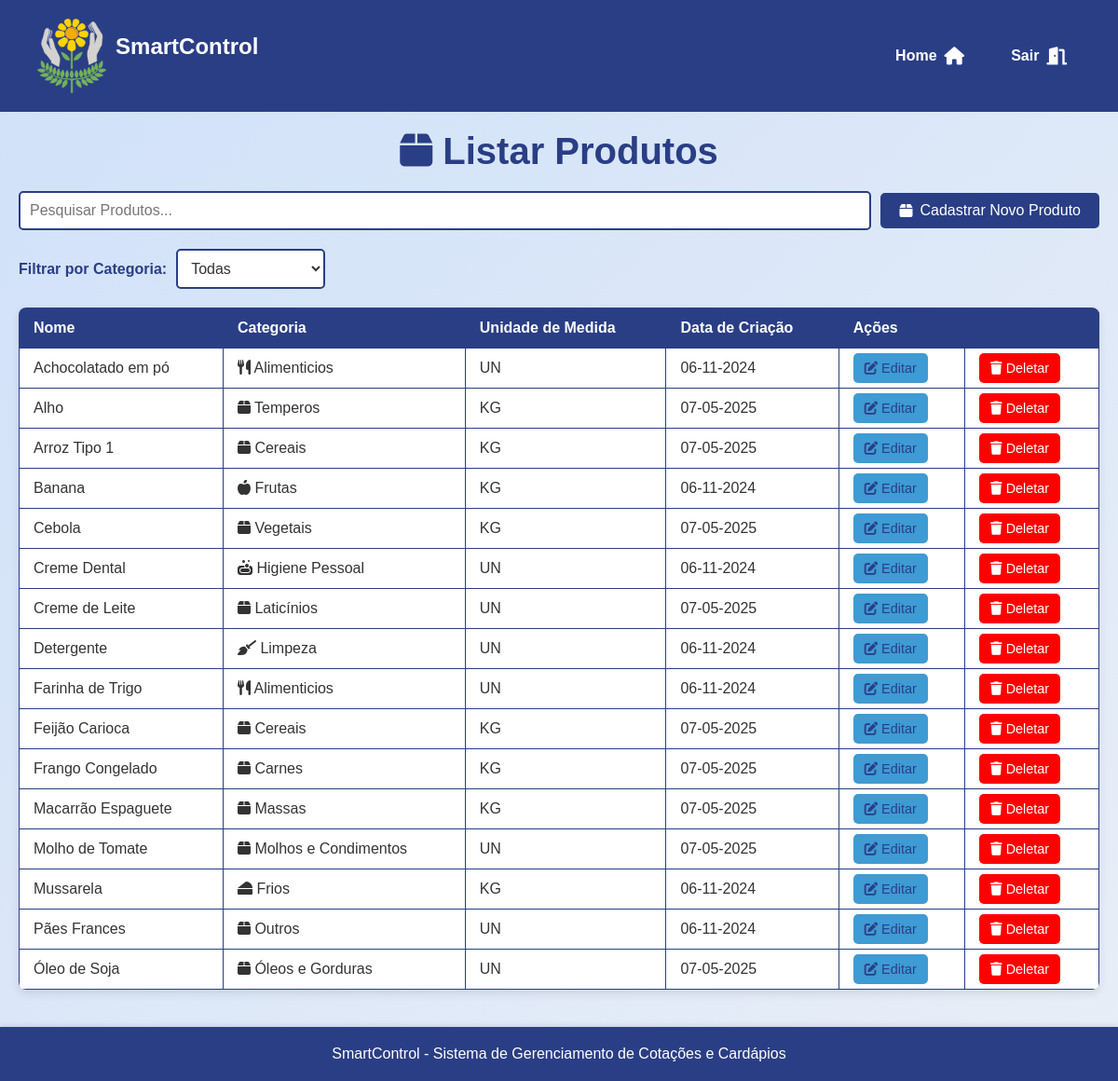
Page /assets/view/pages/produto/listarProduto/listarProduto.php (signed in) on the committed database.
### tables this page shows
CREATE TABLE `produtos` (
  `id` int(11) NOT NULL,
  `nome` varchar(100) NOT NULL,
  `categoria` varchar(100) DEFAULT NULL,
  `unidade_medida` enum('CX','UN','KG','MC','SC','BDJ','CBÇ') NOT NULL,
  `data_criacao` timestamp NOT NULL DEFAULT current_timestamp()
);

### assets/model/Usuario.php (called while the page is built, shortened)
<?php
abstract class Usuario {
    protected $tipo_usuario;
    public function getTipoUsuario() {
        return $this->tipo_usuario;
    }
}
?>

### assets/model/pdo/DataBase.php (called while the page is built, shortened)
<?php
class Database {
    private $host = 'localhost';
    private $dbname = 'sistema_apae';
    private $username = 'root';
    private $password = '';
    public $conn;
    public function __construct()
    {
        try {
            $this->conn = new PDO("mysql:host=$this->host;dbname=$this->dbname", $this->username, $this->password);
            $this->conn->setAttribute(PDO::ATTR_ERRMODE, PDO::ERRMODE_EXCEPTION);
        } catch (PDOException $exception) {
            echo "Erro na conexão: " . $exception->getMessage();
        }
    }
    public function read($table, $columns = "*", $id = null, $where = null) {
        $sql = "SELECT $columns FROM $table";
        try {
            $stmt = $this->conn->prepare($sql);
            $stmt->execute();
            return $stmt->fetchAll(PDO::FETCH_ASSOC);
        } catch (PDOException $exception) {
            echo "Erro ao ler: " . $exception->getMessage();
            return false;
        }
    }
}
?>

### assets/controller/userController.php (called while the page is built, shortened)
<?php
require_once __DIR__ . '/../model/Usuario.php';
require_once __DIR__ . '/../model/pdo/DataBase.php';
class ControladorUsuarios
{
    private $banco;
    public function __construct() {
        $this->banco = new DataBase;
    }
    public function obterPermissoes($tipo_usuario) {
        $conn = $this->banco->conn;
        $sql = "SELECT * FROM permissoes WHERE tipo_usuario = :tipo_usuario";
        $stmt = $conn->prepare($sql);
        $stmt->bindParam(":tipo_usuario", $tipo_usuario);
        $stmt->execute();
        $permissoes = $stmt->fetch(PDO::FETCH_ASSOC);
        return $permissoes;
    }
}
?>

### assets/model/utils.php (called while the page is built)
<?php
require_once __DIR__ . "/../controller/userController.php";
function verificarPermissao($tipo_usuario, $acao) {
    $controler = new ControladorUsuarios();
    $permissoes = $controler->obterPermissoes($tipo_usuario);
    return isset($permissoes[$acao]) && $permissoes[$acao] == 1;
}
?>

### assets/controller/produtoController.php (called while the page is built, shortened)
<?php
require_once __DIR__ . '/../model/pdo/DataBase.php';
require_once __DIR__ .'/../model/Produto.php';
class ControladorProdutos{
    private $bd;
    public function __construct() {
        $this->bd = new Database();
    }
    public function verProdutos(){
        $todosProdutos = $this->bd->read("produtos");
        $arr = [];
        foreach($todosProdutos as $produto){
            $novoProduto = new Produto($produto['id'], $produto['nome'], $produto['categoria'], $produto['data_criacao']);
            $novoProduto->setUnidadeMedida($produto['unidade_medida']);
            $arr[] = $novoProduto;
        }
        return $arr;
    }
}
?>

### assets/model/Produto.php (called while the page is built, shortened)
<?php
class Produto {
    private $id;
    private $nome;
    private $categoria;
    private $dt_criacao;
    private $unidade_medida;
    public function __construct($id, $nome, $categoria, $dt_criacao) {
        $this->id = $id;
        $this->nome = $nome;
        $this->categoria = $categoria;
        $this->dt_criacao = $dt_criacao;
    }
    public function getId() {
        return $this->id;
    }
    public function getNome() {
        return $this->nome;
    }
    public function getCategoria() {
        return $this->categoria;
    }
    public function getUnidadeMedida() {
        return $this->unidade_medida;
    }
    public function setUnidadeMedida($unidade_medida) {
        $this->unidade_medida = $unidade_medida;
    }
    public function getDtCriacao() {
        return $this->dt_criacao;
    }
}
?>

### assets/view/pages/produto/listarProduto/listarProduto.php (the view, shortened to what this page needs)
<?php
require_once __DIR__ . "/../../../../controller/produtoController.php";
require_once __DIR__ . "/../../../../controller/userController.php";
require_once __DIR__ . "/../../../../controller/pageController.php";
require_once __DIR__ . "/../../../../model/utils.php";
$controler = new ControladorProdutos();
$user = $_SESSION['user'];
$tipo_usuario = $user->getTipoUsuario();
$podeGerenciarProdutos = verificarPermissao($tipo_usuario, 'gerenciar_produtos');
?>
<!DOCTYPE html>
<html lang="pt-BR">
<head>
    <link rel="stylesheet" href="../../styles/ListarStyle.css">
    <link rel="stylesheet" href="https://cdnjs.cloudflare.com/ajax/libs/font-awesome/6.0.0-beta3/css/all.min.css">
</head>
<body>
    <main>
        <h1>  <i class="fas fa-box"></i> Listar Produtos</h1>
        <section class="search">
            <input
                type="text"
                id="search-input"
                name="search"
                placeholder="Pesquisar Produtos..."
                onkeyup="searchProducts()"
                aria-label="Pesquisar produtos"
            >
            <section class="add-product">
                <?php if ($podeGerenciarProdutos): ?>
                    <a href="../cadastroProduto/cadProduto.php" class="add-product-btn" aria-label="Cadastrar novo produto">
                    <i class="fas fa-box"></i> Cadastrar Novo Produto
                    </a>
                <?php endif; ?>
            </section>
        </section>
        <section class="filter">
            <label for="categoria" class="filter-label">Filtrar por Categoria:</label>
            <select id="categoria" name="categoria" onchange="filterProductsBySelect()" aria-label="Filtrar produtos por categoria">
                <option value="">Todas</option>
            </select>
        </section>
        <table aria-label="Tabela de produtos">
            <thead>
                <tr>
                    <th scope="col">Nome</th>
                    <th scope="col">Categoria</th>
                    <th scope="col">Unidade de Medida</th>
                    <th scope="col">Data de Criação</th>
                    <?php if ($podeGerenciarProdutos): ?>
                        <th scope="col" colspan="2">Ações</th>
                    <?php endif; ?>
                </tr>
            </thead>
            <tbody id="product-table-body">
                <?php
                $produtos = $controler->verProdutos();
                usort($produtos, function($a, $b) {
                    return strcmp($a->getNome(), $b->getNome());
                });
                if ($produtos) {
                    foreach ($produtos as $produto) {
                        $dataCriacao = date('d-m-Y', strtotime($produto->getDtCriacao()));
                        $iconeCategoria = '';
                        switch (strtolower($produto->getCategoria())) {
                            case 'frutas':
                                $iconeCategoria = '<i class="fas fa-apple-alt"></i>';
                                break;
                            case 'higiene pessoal':
                                $iconeCategoria = '<i class="fas fa-soap"></i>';
                                break;
                            case 'limpeza':
                                $iconeCategoria = '<i class="fas fa-broom"></i>';
                                break;
                            case 'frios':
                                $iconeCategoria = '<i class="fas fa-cheese"></i>';
                                break;
                            case 'alimenticios':
                                $iconeCategoria = '<i class="fas fa-utensils"></i>';
                                break;
                            case 'outros':
                                $iconeCategoria = '<i class="fas fa-box"></i>';
                                break;
                            default:
                                $iconeCategoria = '<i class="fas fa-box"></i>';
                                break;
                        }
                        echo "<tr>";
                        echo "<td>{$produto->getNome()}</td>";
                        echo "<td>{$iconeCategoria} {$produto->getCategoria()}</td>";
                        echo "<td>{$produto->getUnidadeMedida()}</td>";
                        echo "<td>{$dataCriacao}</td>";
                        if ($podeGerenciarProdutos) {
                            echo "<td><a href='../editarProduto/editProduto.php?id={$produto->getId()}' class='acao-editar' aria-label='Editar produto {$produto->getNome()}'><i class='fas fa-edit'></i> Editar</a></td>";
                            echo "<td><a href='#' class='acao-deletar' onclick='confirmDelete({$produto->getId()}, \"{$produto->getNome()}\")' aria-label='Deletar produto {$produto->getNome()}'><i class='fas fa-trash'></i> Deletar</a></td>";
                        }
                        echo "</tr>";
                    }
                } else {
                    echo "<tr><td colspan='4'>Nenhum produto encontrado.</td></tr>";
                }
                ?>
            </tbody>
        </table>
    </main>
</body>
</html>

### assets/view/pages/styles/ListarStyle.css (style rules this page uses)
h1 { font-size: 2.5rem; color: var(--darkblue); text-align: center; margin-bottom: 20px; }
.search { display: flex; justify-content: space-between; align-items: center; margin-bottom: 20px; gap: 10px; }
#search-input { flex: 1; padding: 10px; font-size: 1rem; border: 2px solid var(--darkblue); border-radius: 5px; outline: none; transition: border-color 0.3s ease; }
.add-product-btn, .add-user-btn, .add-quote-btn { display: inline-flex; align-items: center; gap: 8px; padding: 10px 20px; background-color: var(--darkblue); color: var(--white); border-radius: 5px; text-decoration: none; font-size: 1rem; transition: background-color 0.3s ease, transform 0.2s ease; }
table { width: 100%; border-collapse: collapse; margin: 20px 0; font-size: 1rem; text-align: left; background-color: var(--white); border-radius: 8px; overflow: hidden; box-shadow: 0 4px 10px rgba(0, 0, 0, 0.1); }
table thead tr { background-color: var(--darkblue); color: var(--white); font-weight: bold; }
table th, table td { padding: 12px 15px; border: 1px solid var(--darkblue); }
.acao-editar, .acao-deletar { padding: 8px 12px; border-radius: 5px; text-decoration: none; font-size: 0.9rem; transition: background-color 0.3s ease, transform 0.2s ease; }
.acao-editar { background-color: var(--lightblue); color: var(--darkblue); }
.acao-deletar { background-color: var(--red); color: var(--white); }
.filter { display: flex; align-items: center; gap: 10px; }
.filter-label { font-size: 1rem; color: var(--darkblue); font-weight: bold; }
#categoria, #tipo-usuario, #ramo { padding: 10px; font-size: 1rem; border: 2px solid var(--darkblue); border-radius: 5px; background-color: var(--white); color: var(--darkgray); transition: border-color 0.3s ease; }

### assets/view/pages/global.css (style rules this page uses)
* { margin: 0; padding: 0; box-sizing: border-box; font-family: 'Arial', sans-serif; }
:root { --yellow: #fbde04; --lightyellow: #f9e79f; --lightgray: #bebcaf; --orange: #fdb813; --darkblue: #2a3e85; --green: #65b560; --lightblue: #3e9bd4; --superlightblue: #d0e1f9; --red: #ff0000; --darkred: #c9302c; --white: #ffffff; --black: #000000; --darkgray: #333333; --lightwhite:#e8eef7; --superdarkblue: #324a89; --gray: #555555; }
body { font-family: 'Arial', sans-serif; display: flex; flex-direction: column; min-height: 100vh; margin: 0; background: linear-gradient(135deg, var(--superlightblue) 0%, var(--lightwhite) 100%); color: var(--darkgray); }
main { flex: 1; display: flex; flex-direction: column; justify-content: flex-start; padding: 20px; }

### rows in the picture
produtos: nome "Achocolatado em pó", categoria "Alimenticios", unidade_medida "UN", data_criacao "06-11-2024"
produtos: nome "Alho", categoria "Temperos", unidade_medida "KG", data_criacao "07-05-2025"
produtos: nome "Arroz Tipo 1", categoria "Cereais", unidade_medida "KG", data_criacao "07-05-2025"
produtos: nome "Banana", categoria "Frutas", unidade_medida "KG", data_criacao "06-11-2024"
produtos: nome "Cebola", categoria "Vegetais", unidade_medida "KG", data_criacao "07-05-2025"
produtos: nome "Creme Dental", categoria "Higiene Pessoal", unidade_medida "UN", data_criacao "06-11-2024"
produtos: nome "Creme de Leite", categoria "Laticínios", unidade_medida "UN", data_criacao "07-05-2025"
produtos: nome "Detergente", categoria "Limpeza", unidade_medida "UN", data_criacao "06-11-2024"
produtos: nome "Farinha de Trigo", categoria "Alimenticios", unidade_medida "UN", data_criacao "06-11-2024"
produtos: nome "Feijão Carioca", categoria "Cereais", unidade_medida "KG", data_criacao "07-05-2025"
produtos: nome "Frango Congelado", categoria "Carnes", unidade_medida "KG", data_criacao "07-05-2025"
produtos: nome "Macarrão Espaguete", categoria "Massas", unidade_medida "KG", data_criacao "07-05-2025"
produtos: nome "Molho de Tomate", categoria "Molhos e Condimentos", unidade_medida "UN", data_criacao "07-05-2025"
produtos: nome "Mussarela", categoria "Frios", unidade_medida "KG", data_criacao "06-11-2024"
produtos: nome "Pães Frances", categoria "Outros", unidade_medida "UN", data_criacao "06-11-2024"
produtos: nome "Óleo de Soja", categoria "Óleos e Gorduras", unidade_medida "UN", data_criacao "07-05-2025"
